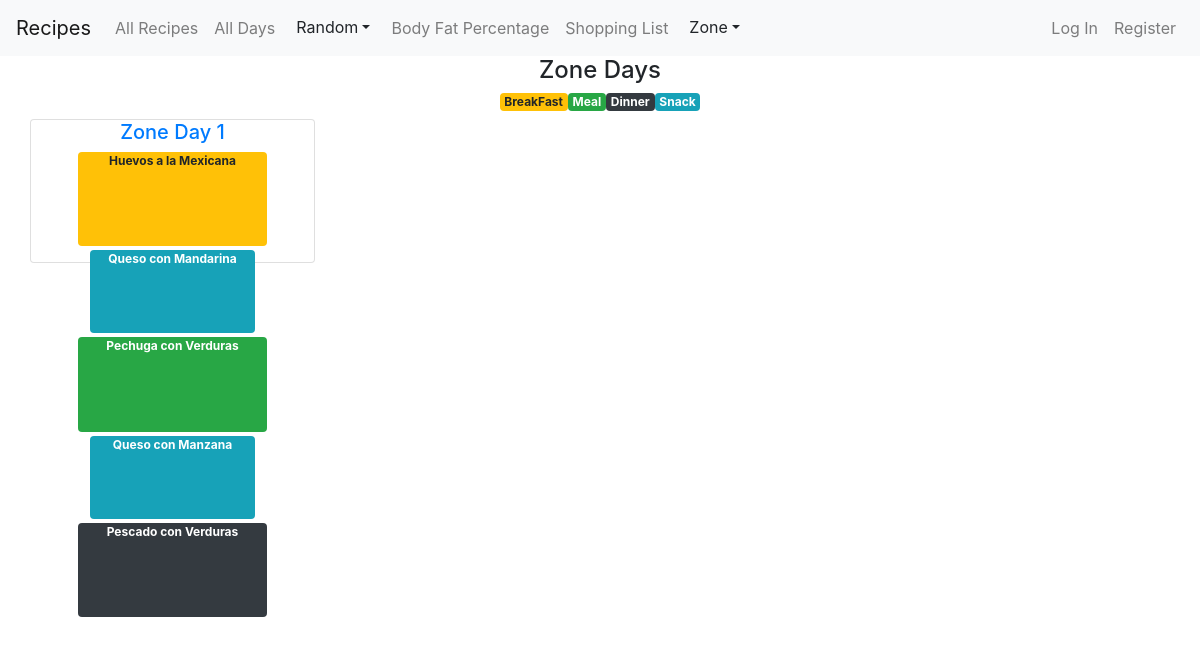
The app's page /zone_days, older data.
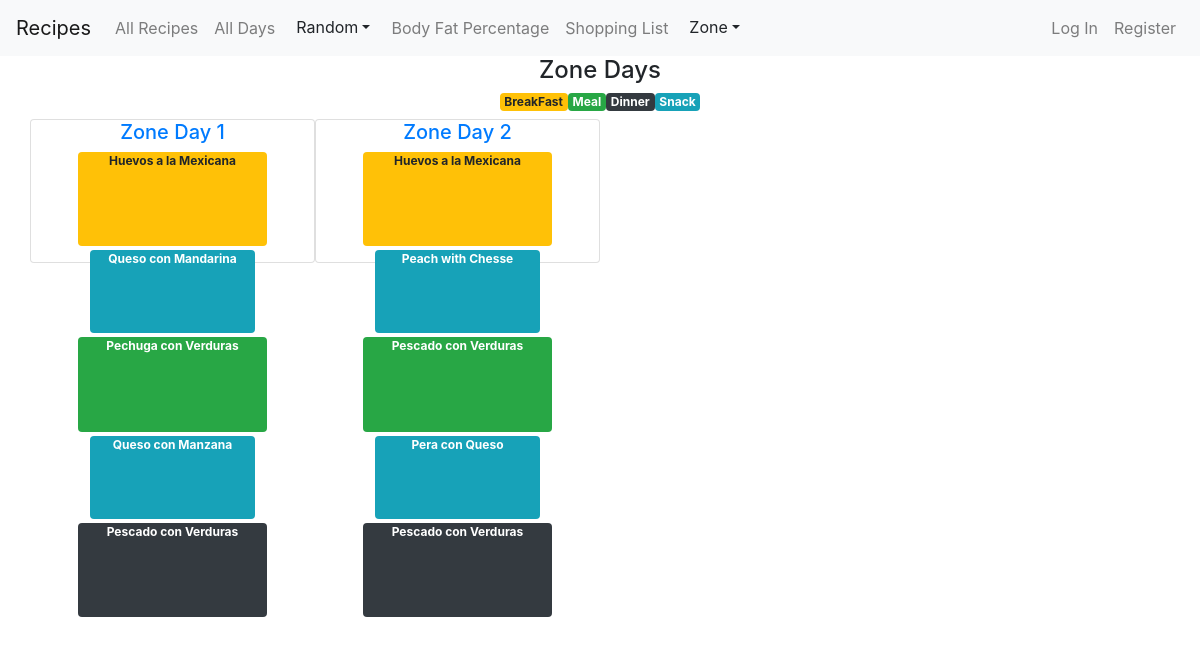
The same page, newer data.
### app/models.py (models this page shows, shortened)
class ZoneDay(models.Model):
    name = models.CharField(max_length=30)
    breakfast = models.ForeignKey(ZoneMenu, on_delete=models.CASCADE, related_name='breakfasts')
    snackI = models.ForeignKey(ZoneMenu, on_delete=models.CASCADE, related_name='snacksI')
    meal = models.ForeignKey(ZoneMenu, on_delete=models.CASCADE, related_name='meals')
    snackII = models.ForeignKey(ZoneMenu, on_delete=models.CASCADE, related_name='snacksII')
    dinner = models.ForeignKey(ZoneMenu, on_delete=models.CASCADE, related_name='dinners')

class ZoneMenu(models.Model):
    name = models.CharField(max_length=30)
    price = models.IntegerField(default=0)
    ratio = models.FloatField(default=0)
    tags = models.CharField(max_length=50, default="meal")

### app/views.py (the view)
# urls.py: path("zone_days", views.zone_days, name="zone_days"),
def zone_days(request):
    days = ZoneDay.objects.all()
    return render(request, 'app/zone_days.html',{
        'days': days
    })

### app/templates/app/zone_days.html
{% extends 'app/layout.html' %}
{% block body %}
  <div class="container">
    <h4 class='text-center'>Zone Days</h4>
    <div class="row justify-content-center m-2">
      <div class="badge badge-warning">BreakFast</div>
      <div class="badge badge-success">Meal</div>
      <div class="badge badge-dark">Dinner</div>
      <div class="badge badge-info">Snack</div>
    </div>
    <div class="row">
      {% for day in days %}
      <div class="card col-lg-3 col-sm-6 p-0">
        <a href="zone_menu/{{menu.id}}">
          <h5 class="text-center">{{day.name}}</h5>
        </a>
        <div class="badge badge-warning col-8 mb-1 mx-auto">
          {{day.breakfast.name}}
        </div>
        <div class="badge badge-info col-7 mb-1 mx-auto">
          {{day.snackI.name}}
        </div>
        <div class="badge badge-success col-8 mb-1 mx-auto">
          {{day.meal.name}}
        </div>
        <div class="badge badge-info col-7 mb-1 mx-auto">
          {{day.snackII.name}}
        </div>
        <div class="badge badge-dark col-8 mb-1 mx-auto">
          {{day.dinner.name}}
        </div>
      </div>
      {% endfor %}
    </div>
  </div>
  {% endblock %}

Row changes from the older to the newer data that the page shows:
added ZoneDay: name "Zone Day 2", breakfast.name "Huevos a la Mexicana", snackI.name "Peach with Chesse", meal.name "Pescado con Verduras", snackII.name "Pera con Queso", dinner.name "Pescado con Verduras"
